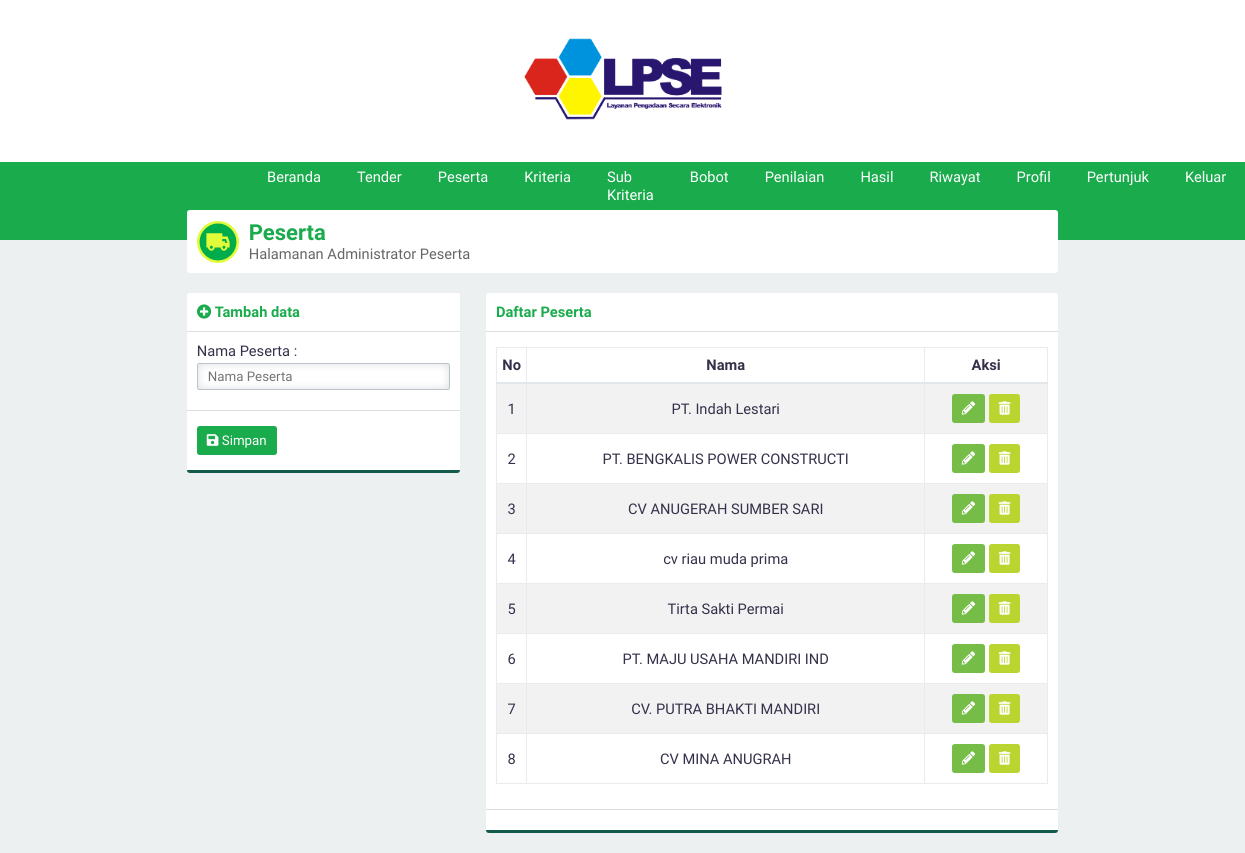
Page /?page=peserta (signed in) on the committed database.
### tables this page shows
CREATE TABLE `peserta` (
  `id_peserta` int(3) NOT NULL,
  `namaPeserta` varchar(30) NOT NULL
);

### page/peserta.php (the view)
<div class="panel">
    <div class="panel-middle" id="judul">
        <img src="asset/image/supplier.svg">
        <div id="judul-text">
            <h2 class="text-green">Peserta</h2>
            Halamanan Administrator Peserta
        </div>
    </div>
</div>
<div class="row">
    <div class="col-4">
        <div class="panel">
            <?php
            if (@htmlspecialchars($_GET['aksi'])=='ubah'){
                include 'ubahpeserta.php';
            }else{
                include 'tambahpeserta.php';
            }
            ?>
        </div>
    </div>
    <div class="col-8">
        <div class="panel">
            <div class="panel-top">
                <b class="text-green">Daftar Peserta</b>
            </div>
            <div class="panel-middle">
                <div class="table-responsive">
                    <table>
                        <thead><tr><th>No</th><th>Nama</th><th>Aksi</th></tr></thead>
                        <tbody>
                        <?php
                        $query="SELECT * FROM peserta";
                        $execute=$konek->query($query);
                        if ($execute->num_rows > 0){
                            $no=1;
                            while($data=$execute->fetch_array(MYSQLI_ASSOC)){
                                echo"
                                <tr id='data'>
                                    <td>$no</td>
                                    <td>$data[namaPeserta]</td>
                                    <td>
                                    <div class='norebuttom'>
                                    <a class=\"btn btn-light-green\" href='./?page=peserta&aksi=ubah&id=".$data['id_peserta']."'><i class='fa fa-pencil-alt'></i></a>
                                    <a class=\"btn btn-yellow\" data-a=".$data['namaPeserta']." id='hapus' href='./proses/proseshapus.php/?op=peserta&id=".$data['id_peserta']."'><i class='fa fa-trash-alt'></i></a>
                                    </div></td>
                                </tr>";
                                $no++;
                            }
                        }else{
                            echo "<tr><td  class='text-center text-green' colspan='3'>Kosong</td></tr>";
                        }
                        ?>
                        </tbody>
                    </table>
                </div>
            </div>
            <div class="panel-bottom"></div>
        </div>
    </div>
</div>

### asset/css/style.css (style rules this page uses)
* { padding: 0; margin: 0; font-family: 'Work Sans', sans-serif; color: #36304A; font-weight: 500; letter-spacing: normal; }
a { text-decoration: none; }
h2 { font-size: 1.5em; }
b, h1, h2, h3, h4, h5 { padding: 0; font-weight: 600 !important; margin: 0.83em 0em; }
.text-green { color: #1aab4c !important; }
.btn { border: none; -webkit-padding: 7px 10px; -o-padding: 7px 10px; -moz-padding: 7px 10px; padding: 7px 10px; border-radius: 3px; margin: 5px 0px; display: inline-block; cursor: pointer; font-size: 10pt !important; }
.btn i { color: white !important; }
.btn-light-green { background-color: #76bd47; color: white !important; }
.btn-yellow { background-color: #bad530; color: white !important; }
.row { margin-top: 10px; display: flex; }
div[class^="col-"] { margin-left: 3%; }
div[class^="col-"]:first-child { margin-left: 0%; }
.col-4 { width: 31.3333333333%; }
.col-8 { width: 65.6666666667%; }
.table-responsive { overflow-y: hidden; }
table { width: 100%; text-align: center; border-collapse: collapse; margin: 5px 0px 15px 0px; }
table tr th { padding: 8px 0px; border: solid 1px #e9ecef; border-bottom: solid 2px #e4e7ea; font-weight: bold; }
table td { border: solid 1px #e9ecef; padding: 5px; }
table tr#data:nth-child(odd) { background-color: #f2f2f2; }
.panel { background-color: white; border-radius: 3px; -webkit-box-sizing: border-box; -moz-box-sizing: border-box; -o-box-sizing: border-box; box-sizing: border-box; margin-bottom: 20px; overflow: hidden; }
.panel-top { padding: 10px; box-sizing: padding-box; border-bottom: solid 1px #dddddd; }
.panel-middle { padding: 10px; box-sizing: padding-box; }
.panel-bottom { padding: 10px; border-bottom: solid 3px #135a4c; border-top: solid 1px #dddddd; }
body { background-color: #ECF0F1; display: flex; width: 100vw; height: 100vh; align-items: center; flex-direction: column; overflow-x: hidden; font-size: 11pt; }
#judul { display: flex; align-items: center; }
#judul img { margin-right: 10px; }
#judul #judul-text { color: #666666; }
#judul #judul-text h2 { margin: 0 !important; }

### rows in the picture
peserta: namaPeserta "PT. Indah Lestari"
peserta: namaPeserta "PT. BENGKALIS POWER CONSTRUCTI"
peserta: namaPeserta "CV ANUGERAH SUMBER SARI"
peserta: namaPeserta "cv riau muda prima"
peserta: namaPeserta "Tirta Sakti Permai"
peserta: namaPeserta "PT. MAJU USAHA MANDIRI IND"
peserta: namaPeserta "CV. PUTRA BHAKTI MANDIRI"
peserta: namaPeserta "CV MINA ANUGRAH"
